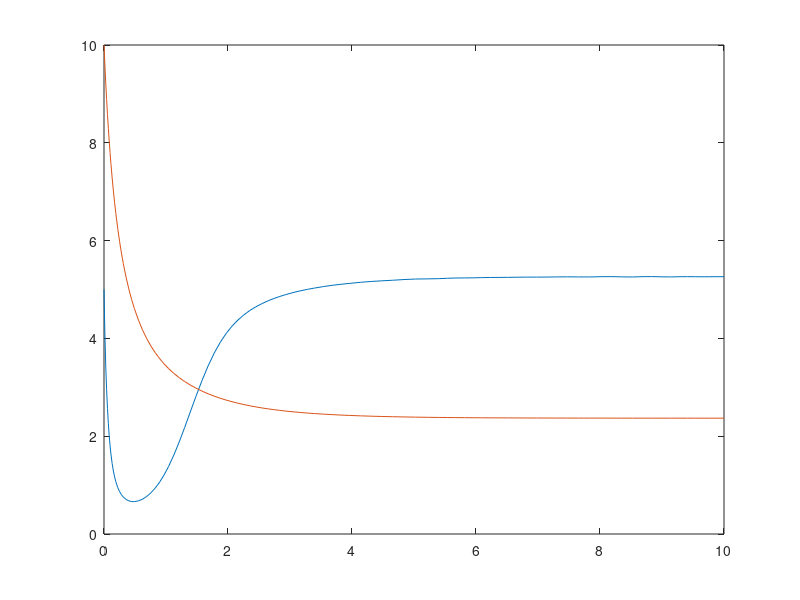

The MATLAB script that drew this image:
%% attestation sw09 by Daniel Winz

%% 3.1
clear; clc;

% define the interval
ts=0; te=8;

% initial value
y0=0;

% definition of the ode (right hand side)
ode_31=@(t,y) [-2*y+sin(t)+exp(-t)];

% solve the ode
[t,y]=ode45(ode_31,[ts te],y0);

plot(t,y);


%% 3.2
clear; clc; 

% define the interval
ts=0; te=10;

% initial values
x10=1;
x20=0;

% definition of the ode (right hand side)
ode_32=@(t,x) [x(2); -0.2*x(2)-x(1)];

% solve the ode
[t,x]=ode45(ode_32,[ts te],[x10; x20]);

plot(t,x(:,1));


%% 3.3
clear; clc; 

% Parameters
alpha1=10;
beta1=1;
gamma1=2;
alpha2=1;
beta2=0.4;
gamma2=0.01;

% define the interval
ts=0; te=10;

% initial values
p10=5;
p20=10;

% definition of the ode (right hand side)
ode_33=@(t,p) [alpha1*p(1)-beta1*p(1)^2-gamma1*p(1)*p(2); ...
			   alpha2*p(2)-beta2*p(2)^2-gamma2*p(1)*p(2)];

% solve the ode
[t,p]=ode45(ode_33,[ts te],[p10; p20]);

plot(t,p);